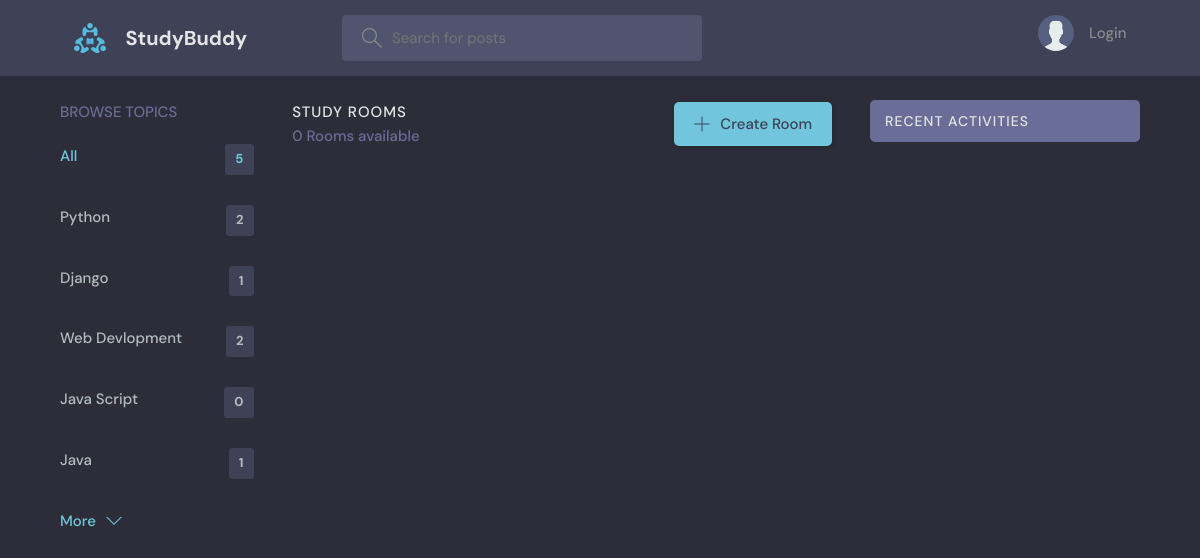
Page /?q=SSH on the earlier database version.
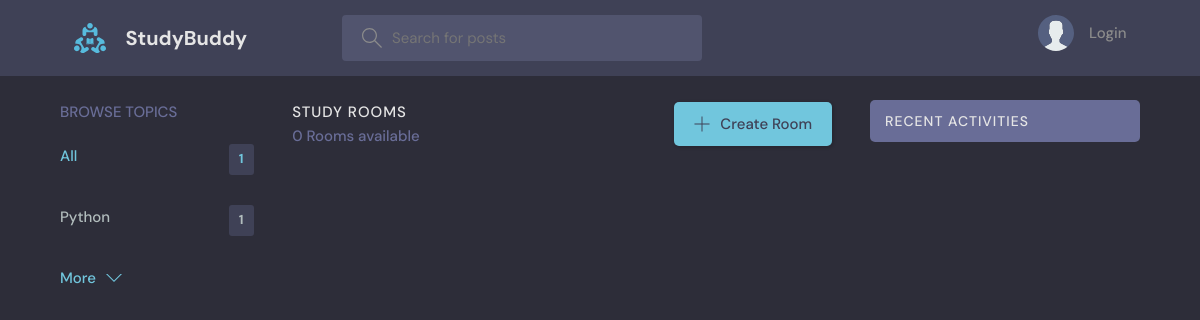
Same page on the later database version.
### base/models.py (models this page shows, shortened)
class Topic(models.Model):
    name=models.CharField(max_length=200)

### base/views.py (the view)
# urls.py: path('',views.home,name="home"),
def home(request):
    q=request.GET.get('q') if request.GET.get('q') != None else ''
    rooms=Room.objects.filter(
        Q(topic__name__icontains=q)|
        Q(name__icontains =q)
        |Q(description__icontains =q)
        )
    room_count=rooms.count()
    topics=Topic.objects.all()[0:5]
    room_messages=Message.objects.filter(Q(room__topic__name__icontains=q))
    context={'rooms':rooms,'topics':topics,'room_count':room_count,'room_messages':room_messages}
    return render(request,'base/home.html',context)

### base/templates/base/home.html (shortened to what this page needs)
{% extends 'main.html' %}
{% block content %}
<main class="layout layout--3">
  <div class="container">
    {% include 'base/topics_component.html' %}
    <div class="roomList">
      <div class="roomList__header">
        <div>
          <h2>Study Rooms</h2>
          <p>{{room_count}} Rooms available</p>
        </div>
        <a class="btn btn--main" href="{% url 'create-room' %}">
          <svg version="1.1" xmlns="http://www.w3.org/2000/svg" width="32" height="32" viewBox="0 0 32 32">
            <title>add</title>
            <path
              d="M16.943 0.943h-1.885v14.115h-14.115v1.885h14.115v14.115h1.885v-14.115h14.115v-1.885h-14.115v-14.115z">
            </path>
          </svg>
          Create Room
        </a>
      </div>
    </div>
    {% include 'base/activity_component.html' %}
  </div>
</main>
{% endblock %}

### base/templates/base/topics_component.html
<div class="topics">
    <div class="topics__header">
        <h2>Browse Topics</h2>
    </div>
    <ul class="topics__list">
        <li>
            <a href="{% url 'home' %}" class="active">All <span>{{topics.count}}</span></a>
        </li>
        {% for topic in topics %}
        <li>
            <a href="{% url 'home' %}?q={{topic.name}}">{{topic.name}}<span>{{topic.room_set.all.count}}</span></a>
        </li>
        {% endfor %}
    </ul>
    <a class="btn btn--link" href="{% url 'topics' %}">
        More
        <svg version="1.1" xmlns="http://www.w3.org/2000/svg" width="32" height="32" viewBox="0 0 32 32">
            <title>chevron-down</title>
            <path d="M16 21l-13-13h-3l16 16 16-16h-3l-13 13z"></path>
        </svg>
    </a>
</div>

Differences in the rows shown:
removed Topic: name "Django", room_set.all.count "1"
removed Topic: name "Web Devlopment", room_set.all.count "2"
removed Topic: name "Java Script", room_set.all.count "0"
removed Topic: name "Java", room_set.all.count "1"
computed for Topic "Python": room_set.all.count "2" → "1"
Other differences:
{{ topics.count }}: "5" → "1"
